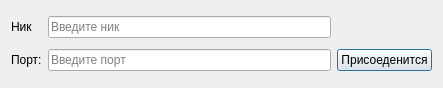
<?xml version="1.0" encoding="UTF-8"?>
<ui version="4.0">
 <class>Authorz</class>
 <widget class="QDialog" name="Authorz">
  <property name="geometry">
   <rect>
    <x>0</x>
    <y>0</y>
    <width>443</width>
    <height>88</height>
   </rect>
  </property>
  <property name="windowTitle">
   <string>Dialog</string>
  </property>
  <layout class="QGridLayout" name="gridLayout">
   <item row="0" column="0">
    <widget class="QLabel" name="label_2">
     <property name="text">
      <string>Ник</string>
     </property>
    </widget>
   </item>
   <item row="4" column="0">
    <widget class="QLabel" name="label">
     <property name="text">
      <string>Порт:</string>
     </property>
    </widget>
   </item>
   <item row="4" column="1">
    <widget class="QLineEdit" name="port">
     <property name="placeholderText">
      <string>Введите порт</string>
     </property>
    </widget>
   </item>
   <item row="0" column="1">
    <widget class="QLineEdit" name="nick">
     <property name="placeholderText">
      <string>Введите ник</string>
     </property>
    </widget>
   </item>
   <item row="4" column="3">
    <widget class="QPushButton" name="Start">
     <property name="text">
      <string>Присоеденится</string>
     </property>
    </widget>
   </item>
  </layout>
 </widget>
 <resources/>
 <connections/>
</ui>
